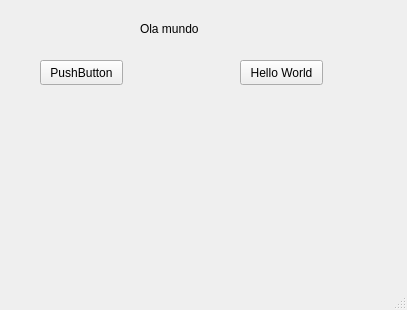
<?xml version="1.0" encoding="UTF-8"?>
<ui version="4.0">
 <class>MainWindow</class>
 <widget class="QMainWindow" name="MainWindow">
  <property name="geometry">
   <rect>
    <x>0</x>
    <y>0</y>
    <width>407</width>
    <height>310</height>
   </rect>
  </property>
  <property name="windowTitle">
   <string>MainWindow</string>
  </property>
  <widget class="QWidget" name="centralwidget">
   <widget class="QPushButton" name="pushButton">
    <property name="geometry">
     <rect>
      <x>240</x>
      <y>60</y>
      <width>83</width>
      <height>25</height>
     </rect>
    </property>
    <property name="text">
     <string>Hello World</string>
    </property>
   </widget>
   <widget class="QLabel" name="label">
    <property name="geometry">
     <rect>
      <x>140</x>
      <y>20</y>
      <width>81</width>
      <height>17</height>
     </rect>
    </property>
    <property name="text">
     <string>Ola mundo</string>
    </property>
   </widget>
   <widget class="QPushButton" name="pushButton_2">
    <property name="geometry">
     <rect>
      <x>40</x>
      <y>60</y>
      <width>83</width>
      <height>25</height>
     </rect>
    </property>
    <property name="text">
     <string>PushButton</string>
    </property>
   </widget>
  </widget>
  <widget class="QMenuBar" name="menubar">
   <property name="geometry">
    <rect>
     <x>0</x>
     <y>0</y>
     <width>407</width>
     <height>22</height>
    </rect>
   </property>
  </widget>
  <widget class="QStatusBar" name="statusbar"/>
 </widget>
 <resources/>
 <connections/>
</ui>
